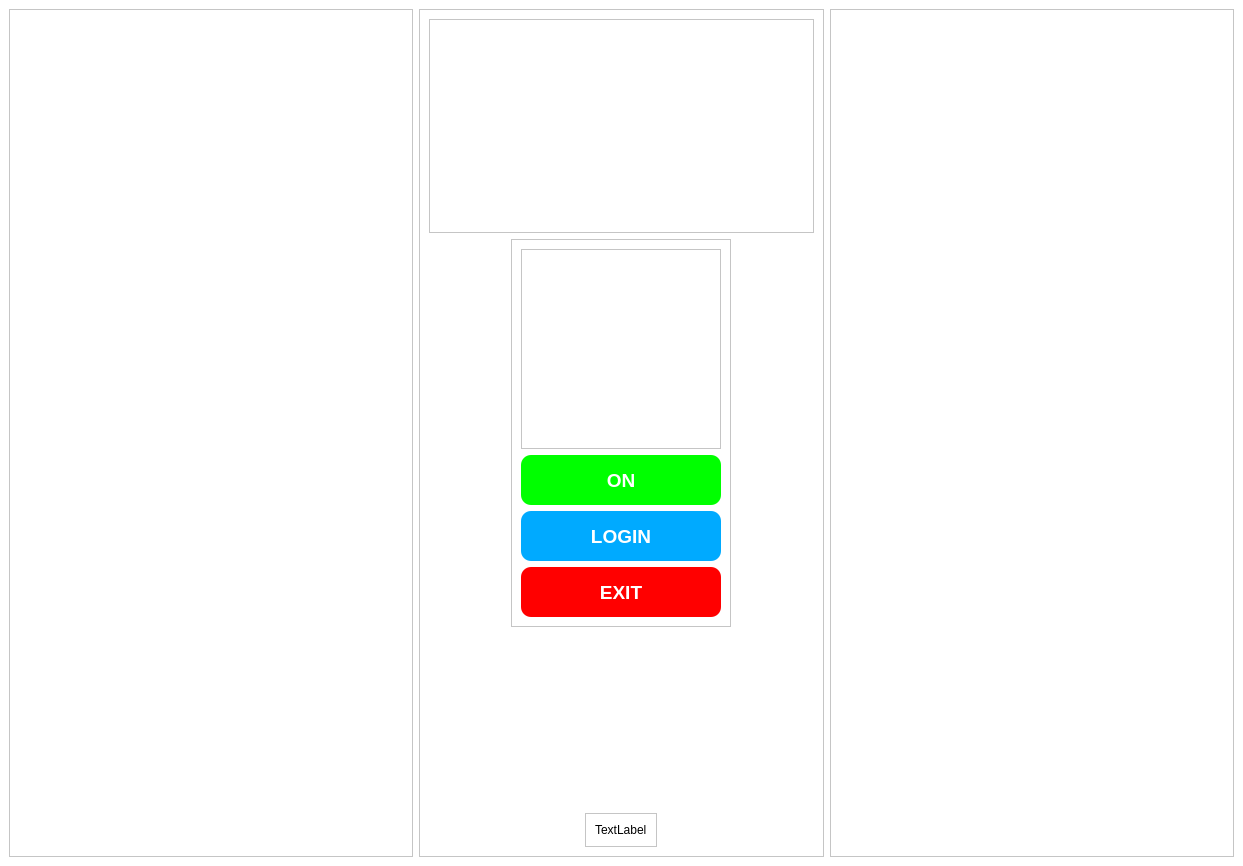
<?xml version="1.0" encoding="UTF-8"?>
<ui version="4.0">
 <class>welcomeScreen</class>
 <widget class="QMainWindow" name="welcomeScreen">
  <property name="geometry">
   <rect>
    <x>0</x>
    <y>0</y>
    <width>1243</width>
    <height>866</height>
   </rect>
  </property>
  <property name="windowTitle">
   <string>MainWindow</string>
  </property>
  <property name="styleSheet">
   <string notr="true">background-color: rgb(255, 255, 255);</string>
  </property>
  <widget class="QWidget" name="centralwidget">
   <layout class="QHBoxLayout" name="horizontalLayout">
    <item>
     <widget class="QFrame" name="frame">
      <property name="frameShape">
       <enum>QFrame::StyledPanel</enum>
      </property>
      <property name="frameShadow">
       <enum>QFrame::Raised</enum>
      </property>
     </widget>
    </item>
    <item>
     <widget class="QFrame" name="frame_3">
      <property name="frameShape">
       <enum>QFrame::StyledPanel</enum>
      </property>
      <property name="frameShadow">
       <enum>QFrame::Raised</enum>
      </property>
      <layout class="QVBoxLayout" name="verticalLayout">
       <item>
        <widget class="QFrame" name="frame_4">
         <property name="frameShape">
          <enum>QFrame::StyledPanel</enum>
         </property>
         <property name="frameShadow">
          <enum>QFrame::Raised</enum>
         </property>
        </widget>
       </item>
       <item alignment="Qt::AlignHCenter|Qt::AlignVCenter">
        <widget class="QFrame" name="frame_5">
         <property name="frameShape">
          <enum>QFrame::StyledPanel</enum>
         </property>
         <property name="frameShadow">
          <enum>QFrame::Raised</enum>
         </property>
         <layout class="QVBoxLayout" name="verticalLayout_2">
          <item>
           <widget class="QGraphicsView" name="graphicsView">
            <property name="sizePolicy">
             <sizepolicy hsizetype="Fixed" vsizetype="Fixed">
              <horstretch>0</horstretch>
              <verstretch>0</verstretch>
             </sizepolicy>
            </property>
            <property name="minimumSize">
             <size>
              <width>200</width>
              <height>200</height>
             </size>
            </property>
            <property name="maximumSize">
             <size>
              <width>200</width>
              <height>200</height>
             </size>
            </property>
            <property name="cursor" stdset="0">
             <cursorShape>BlankCursor</cursorShape>
            </property>
           </widget>
          </item>
          <item>
           <widget class="QPushButton" name="sortingButton">
            <property name="sizePolicy">
             <sizepolicy hsizetype="Fixed" vsizetype="Fixed">
              <horstretch>0</horstretch>
              <verstretch>0</verstretch>
             </sizepolicy>
            </property>
            <property name="minimumSize">
             <size>
              <width>200</width>
              <height>50</height>
             </size>
            </property>
            <property name="maximumSize">
             <size>
              <width>200</width>
              <height>50</height>
             </size>
            </property>
            <property name="font">
             <font>
              <family>Microsoft YaHei UI</family>
              <pointsize>14</pointsize>
              <weight>75</weight>
              <bold>true</bold>
             </font>
            </property>
            <property name="cursor">
             <cursorShape>PointingHandCursor</cursorShape>
            </property>
            <property name="styleSheet">
             <string notr="true">border-radius: 10%;
color: rgb(255, 255, 255);
background-color: rgb(0, 255, 0);</string>
            </property>
            <property name="text">
             <string>ON</string>
            </property>
            <property name="shortcut">
             <string>Space</string>
            </property>
           </widget>
          </item>
          <item>
           <widget class="QPushButton" name="loginButton">
            <property name="sizePolicy">
             <sizepolicy hsizetype="Fixed" vsizetype="Fixed">
              <horstretch>0</horstretch>
              <verstretch>0</verstretch>
             </sizepolicy>
            </property>
            <property name="minimumSize">
             <size>
              <width>200</width>
              <height>50</height>
             </size>
            </property>
            <property name="maximumSize">
             <size>
              <width>200</width>
              <height>50</height>
             </size>
            </property>
            <property name="font">
             <font>
              <family>Microsoft YaHei UI</family>
              <pointsize>14</pointsize>
              <weight>75</weight>
              <bold>true</bold>
             </font>
            </property>
            <property name="cursor">
             <cursorShape>PointingHandCursor</cursorShape>
            </property>
            <property name="autoFillBackground">
             <bool>false</bool>
            </property>
            <property name="styleSheet">
             <string notr="true">border-radius: 10%;
background-color: rgb(0, 170, 255);
color: rgb(255, 255, 255);</string>
            </property>
            <property name="text">
             <string>LOGIN</string>
            </property>
            <property name="shortcut">
             <string>L</string>
            </property>
           </widget>
          </item>
          <item>
           <widget class="QPushButton" name="exitButton">
            <property name="sizePolicy">
             <sizepolicy hsizetype="Fixed" vsizetype="Fixed">
              <horstretch>0</horstretch>
              <verstretch>0</verstretch>
             </sizepolicy>
            </property>
            <property name="minimumSize">
             <size>
              <width>200</width>
              <height>50</height>
             </size>
            </property>
            <property name="maximumSize">
             <size>
              <width>200</width>
              <height>16777215</height>
             </size>
            </property>
            <property name="font">
             <font>
              <family>Microsoft YaHei UI</family>
              <pointsize>14</pointsize>
              <weight>75</weight>
              <bold>true</bold>
             </font>
            </property>
            <property name="cursor">
             <cursorShape>PointingHandCursor</cursorShape>
            </property>
            <property name="styleSheet">
             <string notr="true">border-radius: 10%;
color: rgb(255, 255, 255);
background-color: rgb(255, 0, 0);</string>
            </property>
            <property name="text">
             <string>EXIT</string>
            </property>
            <property name="shortcut">
             <string>Ctrl+Q</string>
            </property>
           </widget>
          </item>
         </layout>
        </widget>
       </item>
       <item alignment="Qt::AlignHCenter|Qt::AlignBottom">
        <widget class="QFrame" name="frame_6">
         <property name="frameShape">
          <enum>QFrame::StyledPanel</enum>
         </property>
         <property name="frameShadow">
          <enum>QFrame::Raised</enum>
         </property>
         <layout class="QHBoxLayout" name="horizontalLayout_2">
          <item>
           <widget class="QLabel" name="label">
            <property name="text">
             <string>TextLabel</string>
            </property>
           </widget>
          </item>
         </layout>
        </widget>
       </item>
      </layout>
     </widget>
    </item>
    <item>
     <widget class="QFrame" name="frame_2">
      <property name="frameShape">
       <enum>QFrame::StyledPanel</enum>
      </property>
      <property name="frameShadow">
       <enum>QFrame::Raised</enum>
      </property>
     </widget>
    </item>
   </layout>
  </widget>
 </widget>
 <resources/>
 <connections/>
</ui>
